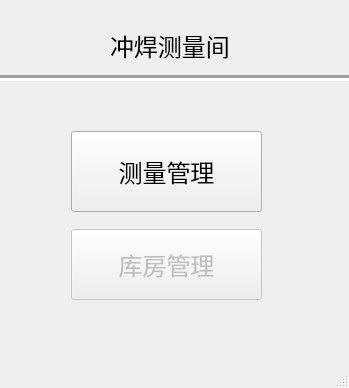
<?xml version="1.0" encoding="UTF-8"?>
<ui version="4.0">
 <class>MainWindow</class>
 <widget class="QMainWindow" name="MainWindow">
  <property name="geometry">
   <rect>
    <x>0</x>
    <y>0</y>
    <width>349</width>
    <height>388</height>
   </rect>
  </property>
  <property name="sizePolicy">
   <sizepolicy hsizetype="Maximum" vsizetype="Maximum">
    <horstretch>0</horstretch>
    <verstretch>0</verstretch>
   </sizepolicy>
  </property>
  <property name="maximumSize">
   <size>
    <width>349</width>
    <height>477</height>
   </size>
  </property>
  <property name="font">
   <font>
    <family>方正兰亭粗黑_GBK</family>
    <pointsize>18</pointsize>
   </font>
  </property>
  <property name="windowTitle">
   <string>冲焊测量间管理系统</string>
  </property>
  <property name="windowIcon">
   <iconset>
    <normaloff>source/file.ico</normaloff>source/file.ico</iconset>
  </property>
  <property name="statusTip">
   <string>青岛质量保证部测量技术科</string>
  </property>
  <widget class="QWidget" name="centralwidget">
   <widget class="QLabel" name="label">
    <property name="geometry">
     <rect>
      <x>110</x>
      <y>0</y>
      <width>141</width>
      <height>91</height>
     </rect>
    </property>
    <property name="text">
     <string>冲焊测量间</string>
    </property>
   </widget>
   <widget class="Line" name="line">
    <property name="geometry">
     <rect>
      <x>-10</x>
      <y>70</y>
      <width>371</width>
      <height>16</height>
     </rect>
    </property>
    <property name="frameShadow">
     <enum>QFrame::Sunken</enum>
    </property>
    <property name="lineWidth">
     <number>3</number>
    </property>
    <property name="orientation">
     <enum>Qt::Horizontal</enum>
    </property>
   </widget>
   <widget class="QPushButton" name="mtgm_btn">
    <property name="geometry">
     <rect>
      <x>71</x>
      <y>131</y>
      <width>191</width>
      <height>81</height>
     </rect>
    </property>
    <property name="sizePolicy">
     <sizepolicy hsizetype="Expanding" vsizetype="Expanding">
      <horstretch>0</horstretch>
      <verstretch>0</verstretch>
     </sizepolicy>
    </property>
    <property name="text">
     <string>测量管理</string>
    </property>
    <property name="icon">
     <iconset>
      <normaloff>source/mt.ico</normaloff>source/mt.ico</iconset>
    </property>
    <property name="iconSize">
     <size>
      <width>50</width>
      <height>50</height>
     </size>
    </property>
    <property name="checkable">
     <bool>false</bool>
    </property>
    <property name="autoDefault">
     <bool>false</bool>
    </property>
   </widget>
   <widget class="QPushButton" name="kfgm">
    <property name="enabled">
     <bool>false</bool>
    </property>
    <property name="geometry">
     <rect>
      <x>71</x>
      <y>229</y>
      <width>191</width>
      <height>71</height>
     </rect>
    </property>
    <property name="sizePolicy">
     <sizepolicy hsizetype="Expanding" vsizetype="Expanding">
      <horstretch>0</horstretch>
      <verstretch>0</verstretch>
     </sizepolicy>
    </property>
    <property name="text">
     <string>库房管理</string>
    </property>
    <property name="icon">
     <iconset>
      <normaloff>source/kf.ico</normaloff>source/kf.ico</iconset>
    </property>
    <property name="iconSize">
     <size>
      <width>50</width>
      <height>50</height>
     </size>
    </property>
   </widget>
  </widget>
  <widget class="QMenuBar" name="menubar">
   <property name="geometry">
    <rect>
     <x>0</x>
     <y>0</y>
     <width>349</width>
     <height>25</height>
    </rect>
   </property>
   <property name="font">
    <font>
     <pointsize>10</pointsize>
    </font>
   </property>
   <property name="defaultUp">
    <bool>true</bool>
   </property>
  </widget>
  <widget class="QStatusBar" name="statusbar"/>
 </widget>
 <resources/>
 <connections/>
</ui>
